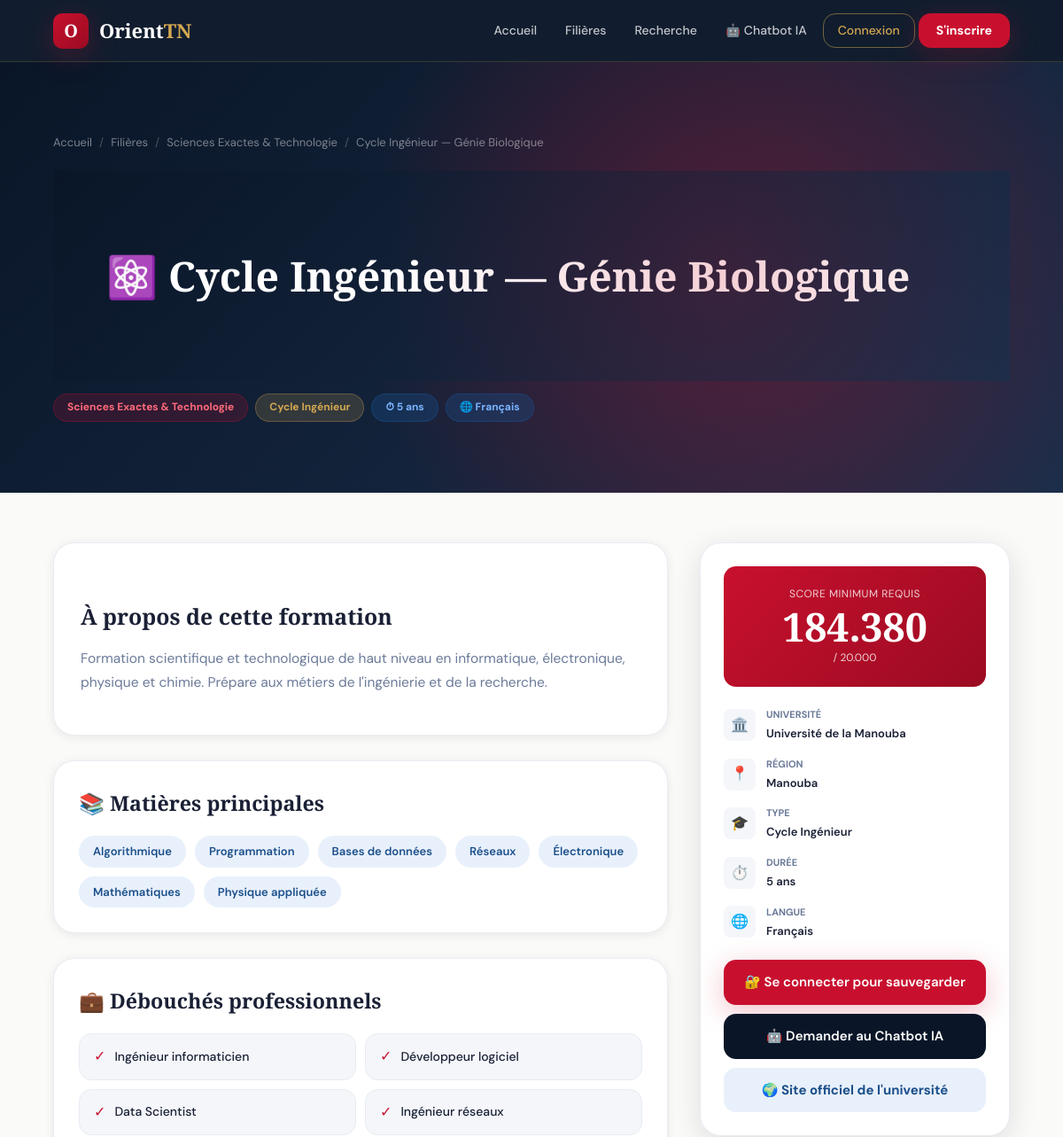
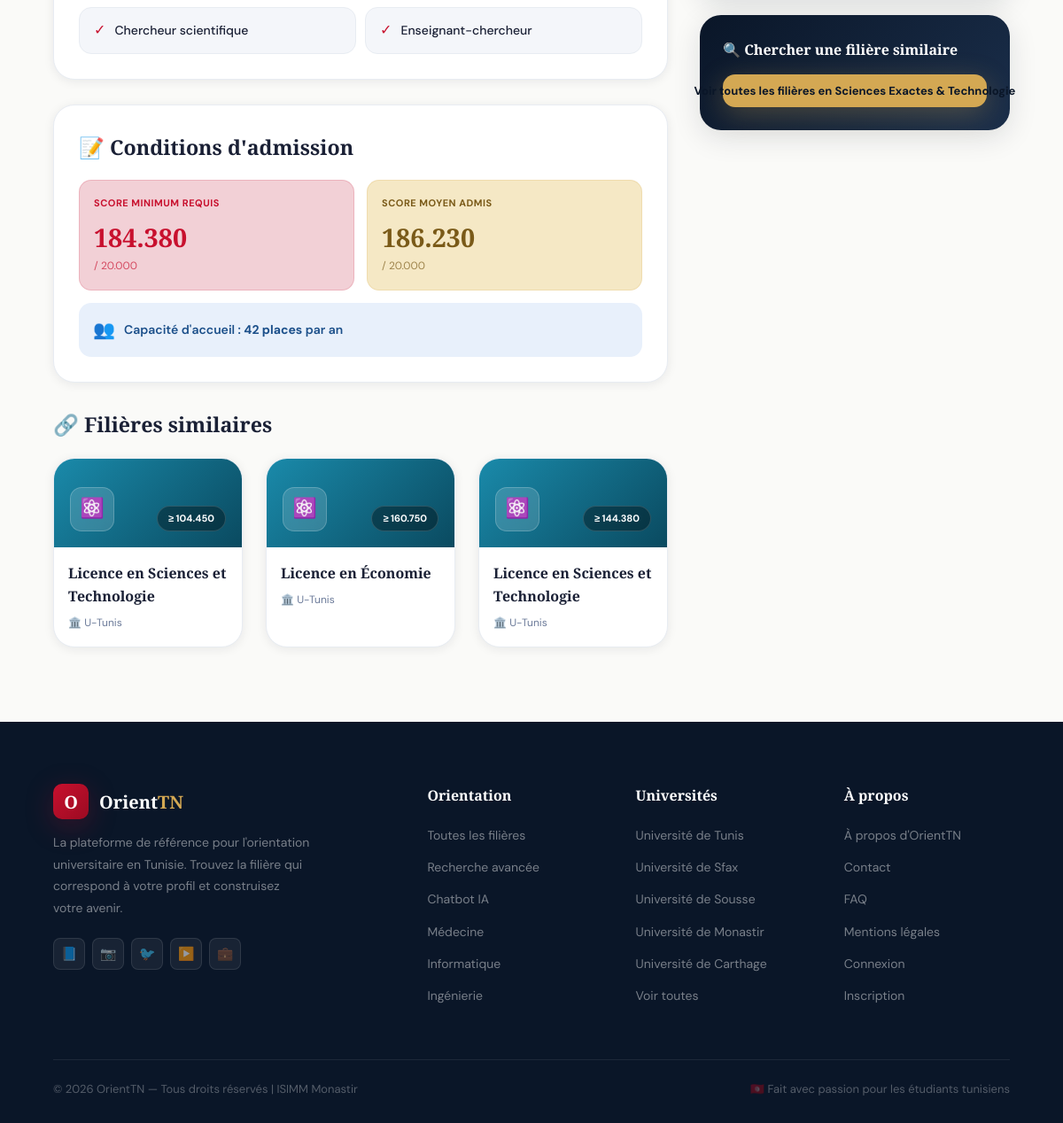
Screenshot of /detail.php?id=142 with the database file from the repository (2 pictures, top to bottom).
### tables this page shows
CREATE TABLE filieres (
    id              INT PRIMARY KEY AUTO_INCREMENT,
    code_orientation VARCHAR(10) NOT NULL UNIQUE COMMENT 'Code 5 chiffres du guide officiel',
    titre           VARCHAR(200) NOT NULL,
    domaine         VARCHAR(100) NOT NULL,
    type_formation  VARCHAR(100),
    description     TEXT,
    description_longue TEXT,
    debouches       JSON,
    matieres        JSON,
    universite_id   INT,
    score_min       DECIMAL(6,2) NOT NULL COMMENT 'Score min sur 210',
    score_moyen     DECIMAL(6,2),
    score_max       DECIMAL(6,2),
    capacite        INT,
    duree           TINYINT DEFAULT 3,
    langue          VARCHAR(60),
    formule_calcul  VARCHAR(100) COMMENT 'Formule de calcul du score (ex: FG+M)',
    bac_requis      VARCHAR(200) COMMENT 'Sections du bac acceptées',
    icon            VARCHAR(10),
    couleur_classe  VARCHAR(20) DEFAULT 'ct-def',
    statut          ENUM('active','inactive') DEFAULT 'active',
    created_at      DATETIME DEFAULT NOW(),
    updated_at      DATETIME DEFAULT NOW() ON UPDATE NOW(),
    FOREIGN KEY (universite_id) REFERENCES universites(id),
    INDEX idx_score    (score_min),
    INDEX idx_domaine  (domaine),
    INDEX idx_statut   (statut)
);

CREATE TABLE universites (
    id              INT PRIMARY KEY AUTO_INCREMENT,
    nom             VARCHAR(200) NOT NULL,
    sigle           VARCHAR(60),
    gouvernorat_id  INT,
    type            ENUM('publique','privée') DEFAULT 'publique',
    site_web        VARCHAR(200),
    created_at      DATETIME DEFAULT NOW(),
    FOREIGN KEY (gouvernorat_id) REFERENCES gouvernorats(id)
);

CREATE TABLE gouvernorats (
    id          INT PRIMARY KEY AUTO_INCREMENT,
    nom         VARCHAR(60)  NOT NULL,
    region      VARCHAR(60)  NOT NULL,
    created_at  DATETIME DEFAULT NOW()
);

### config.php (called while the page is built, shortened)
<?php
function isLoggedIn() {
    return isset($_SESSION['user_id']) && !empty($_SESSION['user_id']);
}

### detail.php (the view, shortened to what this page needs)
<?php
require('config.php');
$id = isset($_GET['id']) ? (int)$_GET['id'] : 0;
$filiere = $conn->query("
    SELECT f.*, u.nom as univ_nom, u.sigle as univ_sigle, u.site_web,
           u.type as univ_type, g.nom as gouvernorat
    FROM filieres f
    LEFT JOIN universites u ON f.universite_id = u.id
    LEFT JOIN gouvernorats g ON u.gouvernorat_id = g.id
    WHERE f.id = $id AND f.statut = 'active'
")->fetch_assoc();
$isFavori = false;
$similaires = $conn->query("
    SELECT f.*, u.sigle as univ_sigle
    FROM filieres f LEFT JOIN universites u ON f.universite_id = u.id
    WHERE f.domaine = '{$conn->real_escape_string($filiere['domaine'])}'
    AND f.id != $id AND f.statut = 'active'
    LIMIT 3
")->fetch_all(MYSQLI_ASSOC);
$debouches = json_decode($filiere['debouches'] ?? '[]', true) ?: [];
$matieres  = json_decode($filiere['matieres']  ?? '[]', true) ?: [];
?>
<!DOCTYPE html>
<html lang="fr">
<head>
    <link rel="stylesheet" href="style.css">
</head>
<body>
<?php require('nav.php'); ?>
<div class="detail-banner">
    <div style="position:relative;z-index:1;max-width:1240px;margin:0 auto;">
        <div class="breadcrumb">
            <a href="index.php">Accueil</a>
            <span class="sep">/</span>
            <a href="filieres.php">Filières</a>
            <span class="sep">/</span>
            <a href="filieres.php?domaine=<?= urlencode($filiere['domaine']) ?>"><?= htmlspecialchars($filiere['domaine']) ?></a>
            <span class="sep">/</span>
            <span><?= htmlspecialchars($filiere['titre']) ?></span>
        </div>
        <h1 class="detail-banner h1" style="font-family:var(--font-display);font-size:clamp(1.9rem,4vw,2.9rem);font-weight:700;color:white;margin-bottom:12px;">
            <?= $filiere['icon'] ?> <?= htmlspecialchars($filiere['titre']) ?>
        </h1>
        <div class="tags-row">
            <span class="tag tag-red"><?= htmlspecialchars($filiere['domaine']) ?></span>
            <?php if($filiere['type_formation']): ?>
                <span class="tag tag-gold"><?= htmlspecialchars($filiere['type_formation']) ?></span>
            <?php endif; ?>
            <?php if($filiere['duree']): ?>
                <span class="tag tag-blue">⏱ <?= $filiere['duree'] ?> ans</span>
            <?php endif; ?>
            <?php if($filiere['langue']): ?>
                <span class="tag tag-blue">🌐 <?= htmlspecialchars($filiere['langue']) ?></span>
            <?php endif; ?>
        </div>
    </div>
    <div style="position:absolute;inset:0;background:radial-gradient(circle at 70% 50%,rgba(200,16,46,0.2) 0%,transparent 50%);pointer-events:none;"></div>
</div>
<div class="detail-body">
    <main>
        <div class="prose" style="background:white;border-radius:var(--radius-lg);padding:30px;border:1px solid var(--gray-mid);box-shadow:var(--shadow-sm);margin-bottom:28px;">
            <h2>À propos de cette formation</h2>
            <?php if($filiere['description_longue']): ?>
                <?= $filiere['description_longue'] ?>
            <?php else: ?>
                <p><?= htmlspecialchars($filiere['description']) ?></p>
            <?php endif; ?>
        </div>
        <?php if(!empty($matieres)): ?>
        <div style="background:white;border-radius:var(--radius-lg);padding:28px;border:1px solid var(--gray-mid);box-shadow:var(--shadow-sm);margin-bottom:28px;">
            <h2 style="font-family:var(--font-display);font-size:1.45rem;font-weight:700;color:var(--text);margin-bottom:18px;">📚 Matières principales</h2>
            <div style="display:flex;flex-wrap:wrap;gap:10px;">
                <?php foreach($matieres as $mat): ?>
                    <span class="chip chip-blue" style="font-size:13px;padding:7px 16px;"><?= htmlspecialchars($mat) ?></span>
                <?php endforeach; ?>
            </div>
        </div>
        <?php endif; ?>
        <?php if(!empty($debouches)): ?>
        <div style="background:white;border-radius:var(--radius-lg);padding:28px;border:1px solid var(--gray-mid);box-shadow:var(--shadow-sm);margin-bottom:28px;">
            <h2 style="font-family:var(--font-display);font-size:1.45rem;font-weight:700;color:var(--text);margin-bottom:18px;">💼 Débouchés professionnels</h2>
            <div style="display:grid;grid-template-columns:1fr 1fr;gap:10px;">
                <?php foreach($debouches as $deb): ?>
                    <div style="display:flex;align-items:center;gap:10px;padding:12px 16px;background:var(--gray-soft);border-radius:var(--radius-md);border:1px solid var(--gray-mid);">
                        <span style="color:var(--red);font-size:16px;">✓</span>
                        <span style="font-size:14px;color:var(--text);font-weight:500;"><?= htmlspecialchars($deb) ?></span>
                    </div>
                <?php endforeach; ?>
            </div>
        </div>
        <?php endif; ?>
        <div style="background:white;border-radius:var(--radius-lg);padding:28px;border:1px solid var(--gray-mid);box-shadow:var(--shadow-sm);margin-bottom:28px;">
            <h2 style="font-family:var(--font-display);font-size:1.45rem;font-weight:700;color:var(--text);margin-bottom:18px;">📝 Conditions d'admission</h2>
            <div style="display:grid;grid-template-columns:1fr 1fr;gap:14px;">
                <div style="padding:16px;background:var(--red-light);border-radius:var(--radius-md);border:1px solid rgba(200,16,46,0.15);">
                    <div style="font-size:11px;font-weight:700;color:var(--red);text-transform:uppercase;letter-spacing:0.5px;margin-bottom:6px;">Score minimum requis</div>
                    <div style="font-family:var(--font-display);font-size:1.8rem;font-weight:700;color:var(--red);"><?= number_format($filiere['score_min'],3) ?></div>
                    <div style="font-size:12px;color:var(--red);opacity:0.7;">/ 20.000</div>
                </div>
                <div style="padding:16px;background:var(--gold-light);border-radius:var(--radius-md);border:1px solid rgba(212,168,83,0.2);">
                    <div style="font-size:11px;font-weight:700;color:#7A5A18;text-transform:uppercase;letter-spacing:0.5px;margin-bottom:6px;">Score moyen admis</div>
                    <div style="font-family:var(--font-display);font-size:1.8rem;font-weight:700;color:#7A5A18;"><?= number_format($filiere['score_moyen'] ?? $filiere['score_min'],3) ?></div>
                    <div style="font-size:12px;color:#7A5A18;opacity:0.7;">/ 20.000</div>
                </div>
            </div>
            <?php if($filiere['capacite']): ?>
            <div style="margin-top:14px;padding:14px 16px;background:var(--blue-light);border-radius:var(--radius-md);display:flex;align-items:center;gap:10px;">
                <span style="font-size:20px;">👥</span>
                <span style="font-size:14px;color:var(--blue);font-weight:600;">Capacité d'accueil : <strong><?= $filiere['capacite'] ?> places</strong> par an</span>
            </div>
            <?php endif; ?>
        </div>
        <?php if(!empty($similaires)): ?>
        <div style="margin-bottom:28px;">
            <h2 style="font-family:var(--font-display);font-size:1.45rem;font-weight:700;color:var(--text);margin-bottom:18px;">🔗 Filières similaires</h2>
            <div class="grid-3">
                <?php foreach($similaires as $s): ?>
                <a href="detail.php?id=<?= $s['id'] ?>" class="filiere-card" style="text-decoration:none;">
                    <div class="card-top <?= htmlspecialchars($s['couleur_classe']) ?>" style="height:100px;">
                        <div class="card-icon"><?= $s['icon'] ?></div>
                        <span class="card-score">≥ <?= number_format($s['score_min'],3) ?></span>
                    </div>
                    <div class="card-body" style="padding:16px;">
                        <h4 style="font-family:var(--font-display);font-size:1rem;font-weight:700;color:var(--text);"><?= htmlspecialchars($s['titre']) ?></h4>
                        <p style="font-size:12px;color:var(--gray-text);">🏛️ <?= htmlspecialchars($s['univ_sigle']??'N/A') ?></p>
                    </div>
                </a>
                <?php endforeach; ?>
            </div>
        </div>
        <?php endif; ?>
    </main>
    <aside class="detail-sticky">
        <div class="info-card">
            <div class="score-block">
                <div style="font-size:12px;opacity:0.8;margin-bottom:4px;text-transform:uppercase;letter-spacing:0.5px;">Score minimum requis</div>
                <div class="score-big"><?= number_format($filiere['score_min'],3) ?></div>
                <div class="score-lbl">/ 20.000</div>
            </div>
            <div class="info-list">
                <?php if($filiere['univ_nom']): ?>
                <div class="info-row">
                    <div class="info-ico">🏛️</div>
                    <div>
                        <div style="font-size:11px;color:var(--gray-text);text-transform:uppercase;font-weight:700;margin-bottom:2px;">Université</div>
                        <div style="font-size:13px;font-weight:600;"><?= htmlspecialchars($filiere['univ_nom']) ?></div>
                    </div>
                </div>
                <?php endif; ?>
                <?php if($filiere['gouvernorat']): ?>
                <div class="info-row">
                    <div class="info-ico">📍</div>
                    <div>
                        <div style="font-size:11px;color:var(--gray-text);text-transform:uppercase;font-weight:700;margin-bottom:2px;">Région</div>
                        <div style="font-size:13px;font-weight:600;"><?= htmlspecialchars($filiere['gouvernorat']) ?></div>
                    </div>
                </div>
                <?php endif; ?>
                <?php if($filiere['type_formation']): ?>
                <div class="info-row">
                    <div class="info-ico">🎓</div>
                    <div>
                        <div style="font-size:11px;color:var(--gray-text);text-transform:uppercase;font-weight:700;margin-bottom:2px;">Type</div>
                        <div style="font-size:13px;font-weight:600;"><?= htmlspecialchars($filiere['type_formation']) ?></div>
                    </div>
                </div>
                <?php endif; ?>
                <?php if($filiere['duree']): ?>
                <div class="info-row">
                    <div class="info-ico">⏱️</div>
                    <div>
                        <div style="font-size:11px;color:var(--gray-text);text-transform:uppercase;font-weight:700;margin-bottom:2px;">Durée</div>
                        <div style="font-size:13px;font-weight:600;"><?= $filiere['duree'] ?> ans</div>
                    </div>
                </div>
                <?php endif; ?>
                <?php if($filiere['langue']): ?>
                <div class="info-row">
                    <div class="info-ico">🌐</div>
                    <div>
                        <div style="font-size:11px;color:var(--gray-text);text-transform:uppercase;font-weight:700;margin-bottom:2px;">Langue</div>
                        <div style="font-size:13px;font-weight:600;"><?= htmlspecialchars($filiere['langue']) ?></div>
                    </div>
                </div>
                <?php endif; ?>
            </div>
            <?php if(isLoggedIn()): ?>
                <form method="POST" style="margin-bottom:10px;">
                    <button type="submit" name="toggle_favori" class="btn btn-full <?= $isFavori ? 'btn-outline' : 'btn-primary' ?>">
                        <?= $isFavori ? '❤️ Retirer des favoris' : '🤍 Ajouter aux favoris' ?>
                    </button>
                </form>
            <?php else: ?>
                <a href="connexion.php" class="btn btn-primary btn-full" style="margin-bottom:10px;">
                    🔐 Se connecter pour sauvegarder
                </a>
            <?php endif; ?>
            <a href="chatbot.php?prefill=<?= urlencode('Parle moi de la filière '.$filiere['titre']) ?>"
               class="btn btn-dark btn-full">
                🤖 Demander au Chatbot IA
            </a>
            <?php if($filiere['site_web']): ?>
            <a href="<?= htmlspecialchars($filiere['site_web']) ?>" target="_blank" class="btn btn-full"
               style="background:var(--blue-light);color:var(--blue);margin-top:10px;font-weight:700;">
                🌍 Site officiel de l'université
            </a>
            <?php endif; ?>
        </div>
        <div class="info-card" style="margin-top:18px;background:linear-gradient(135deg,var(--navy),var(--navy-mid));border:none;">
            <h4 style="font-family:var(--font-display);font-size:1rem;color:white;margin-bottom:14px;">🔍 Chercher une filière similaire</h4>
            <a href="recherche.php?domaine=<?= urlencode($filiere['domaine']) ?>" class="btn btn-gold btn-full btn-sm">
                Voir toutes les filières en <?= htmlspecialchars($filiere['domaine']) ?>
            </a>
        </div>
    </aside>
</div>
<?php require('footer.php'); ?>
</body>
</html>

### rows the page displays
filieres: domaine "Sciences Exactes & Technologie", titre "Cycle Ingénieur — Génie Biologique", icon "⚛️", type_formation "Cycle Ingénieur", duree "5", langue "Français", description "Formation scientifique et technologique de haut niveau en informatique, électronique, physique et chimie. Prépare aux métiers de l'ingénierie et de la recherche.", matieres "Algorithmique", matieres "Programmation", matieres "Bases de données", matieres "Réseaux", matieres "Électronique", matieres "Mathématiques", matieres "Physique appliquée", debouches "Ingénieur informaticien", debouches "Développeur logiciel", debouches "Data Scientist", debouches "Ingénieur réseaux", debouches "Chercheur scientifique", debouches "Enseignant-chercheur", score_min "184.380", score_moyen "186.230", capacite "42", universite.nom "Université de la Manouba", gouvernorats.nom "Manouba"
filieres: icon "⚛️", score_min "104.450", titre "Licence en Sciences et Technologie", universite.sigle "U-Tunis"
filieres: icon "⚛️", score_min "160.750", titre "Licence en Économie", universite.sigle "U-Tunis"
filieres: icon "⚛️", score_min "144.380", titre "Licence en Sciences et Technologie", universite.sigle "U-Tunis"
